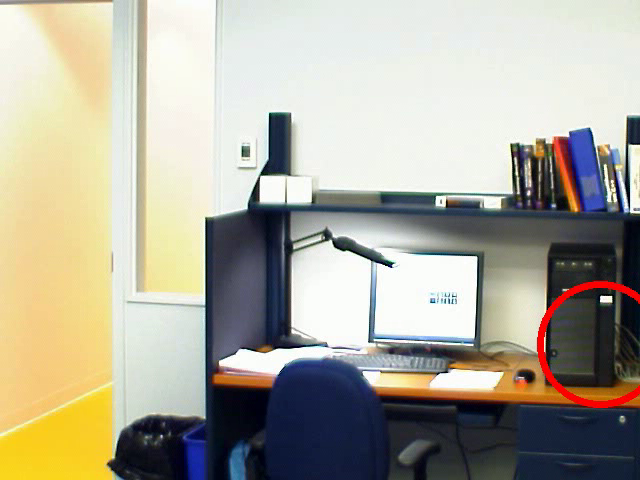
#> input picture frame 10 of BoyMotion(RaziehSahsavar-MaryamBayatzadeh-SalarRezaei).avi, 640 x 480 px, given in place of TrackingVideo.avi, which was not available
$ python 'ImageProcessingExam2022(Shahsavar-Bayatzadeh-Rezaei).py'
#> lines starting #> are read from the running program, lines starting #| are printed output that depends on the picture; pictures that were not available may be replaced by others from this repository, and a replacement may not be noted

#Bishop's Universirty
#Image Processing (Winter2022)-Dr Dorra Riahi
#                                Members
#Razieh Shahsavar(002341606)   -    Maryam Bayatzadeh(002338161)  -   Salar Rezaei

# importing libraries
import cv2

# Create a VideoCapture object and read from input file
cap = cv2.VideoCapture('D:\\Razieh\\ImageProcessing2022\\TrackingVideo.avi')

# Capture frame-by-frame in count of 10 frame
for i in range(10):
    # [return `false` to 'success' parameter ,if no frames has been grabbed] and  [image the video frame is returned here to 'frame' parameter]
    success,frame = cap.read()
#> this loop made 10 passes
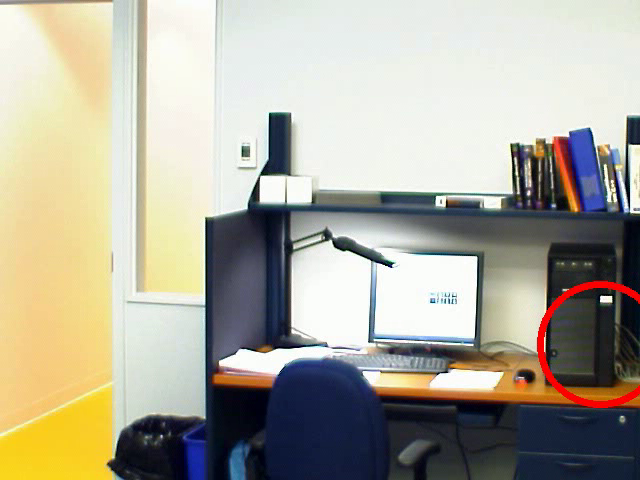
#> input picture frame 10 of BoyMotion(RaziehSahsavar-MaryamBayatzadeh-SalarRezaei).avi, 640 x 480 px, given in place of TrackingVideo.avi, which was not available
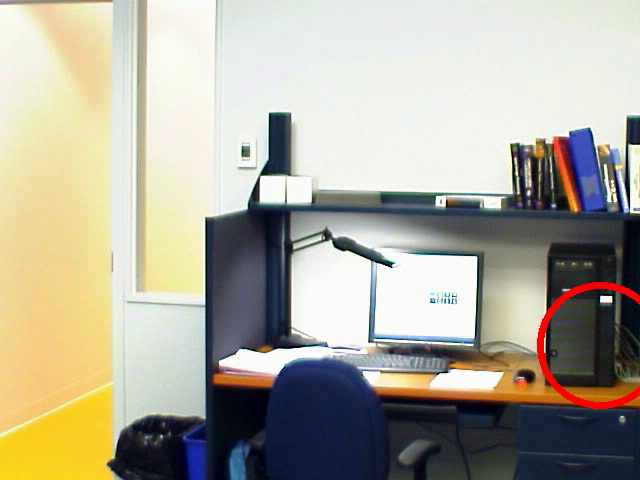
#> input picture frame 11 of BoyMotion(RaziehSahsavar-MaryamBayatzadeh-SalarRezaei).avi, 640 x 480 px, given in place of TrackingVideo.avi, which was not available

#if there is no frame,exit
if not success:
    exit(1)
#return number of pixel of height and width of frame of video (480,640)
frame_h,frame_w = frame.shape[:2]
#> frame_h = 480; frame_w = 640
size = (frame_h,frame_w)
#> size = (480, 640)

#define area of window track base on the frame_width and frame_height and the start point of detection(x,y) in the video
w =frame_w//5
#> w = 128
h =frame_h//5
#> h = 96
x =600
y =320
# I have manually calculated the initial position as meanshift itself would be unable to do.
track_window = (x,y,w,h)
#> track_window = (600, 320, 128, 96)

#We use color histograms for object tracking in images, such as with the CamShift algorithm.
#"roi" is the image that we want to compute a histogram for.
roi =frame[y:y+h, x-w:x]
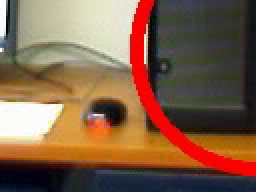
#> roi: shape (96, 128, 3) (shown 2 times larger); mean B, G, R 71.9, 96.3, 129.2

#Hence we would like to convert the RGB colorspace to HSV. The hue component of HSV model helps
# us in understanding the color of objects,so we  use ".cvtColor()"
hsv_roi = cv2.cvtColor(roi,cv2.COLOR_BGR2HSV)
#> hsv_roi: shape (96, 128, 3); mean H, S, V 45, 113.4, 133.4

#If a mask is provided, a histogram will be computed for masked pixels only. If we do not have a
# mask or do not want to apply one, we can just provide a value of None.
mask = None

#We us the cv2.calcHist function to build our histograms
#{"[0]" shows channels: A list of indexes, where we specify the
# index of the channel we want to compute a histogram for. To
# compute a histogram of a grayscale image, the list would be [0]}
#{"[180]"This is the number of bins we want to use when computing a histogram. Again,this
# is a list, one for each channel we are computing a histogram for.}
#"[0,180]" are The range of possible pixel values, hence we are using color space (HSV) the range is between 0,180
roi_hist = cv2.calcHist([hsv_roi], [0], mask, [180], [0,180])
#> roi_hist = 180 values, max 808 at index 0, min 0 at index 57, mean 68.27

#we are simply dividing the raw frequency counts for each bin of the histogram by the Normalizing
cv2.normalize(roi_hist,roi_hist,0,255,cv2.NORM_MINMAX)

# Setup the termination criteria, either 10 iteration or move by atleast 1 pt
term_criteria =(cv2.TERM_CRITERIA_COUNT | cv2.TERM_CRITERIA_EPS,10,1)

# "Forcc" set the  code of codec(example:mp4v) used to compress the frames.
fourcc = cv2.VideoWriter_fourcc(*'mp4v')

#set name of the output video file.To save image sequence use a proper filename
#"10" is Framerate of the created video stream.
#"cap.get(3)" is Size of the video frames.
#"ap.get(4)" isColor
result = cv2.VideoWriter('BoyMotion(RaziehSahsavar-MaryamBayatzadeh-SalarRezaei).avi',fourcc,10,(int(cap.get(3)),int(cap.get(4))))

true,frame = cap.read()
while true:
    hsv =cv2.cvtColor(frame,cv2.COLOR_BGR2HSV)
#> hsv: shape (480, 640, 3); mean H, S, V 59, 64.9, 183.2

    #Back Projection is a way of recording how well the pixels of a given image fit the distribution of pixels in a histogram model.
    #To make it simpler: For Back Projection, you calculate the histogram model of a feature and then use it to find this feature in an image.
    back_project = cv2.calcBackProject([hsv], [0],roi_hist, [0,180],1)
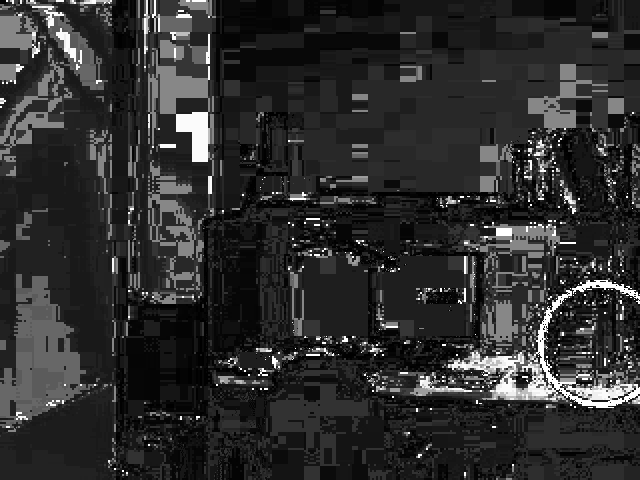
#> back_project: shape (480, 640); min 0, max 255, mean 45.6

    #o use meanshift in OpenCV, first we need to setup the target, find its histogram so that we can backproject the target on each frame for
    # calculation of meanshift. We also need to provide an initial location of window. For histogram, only Hue is considered here(that we implemented in the befor lines)
    num_iters,track_window = cv2.meanShift(back_project,track_window,term_criteria)
#> num_iters = 10; track_window = (590, 338, 40, 96)

    x,y,w,h = track_window
#> x = 590; y = 338; w = 40

    #draw circle around the image_tracker
    cv2.circle(frame,(x,y+5),60,(0,0,255),6)
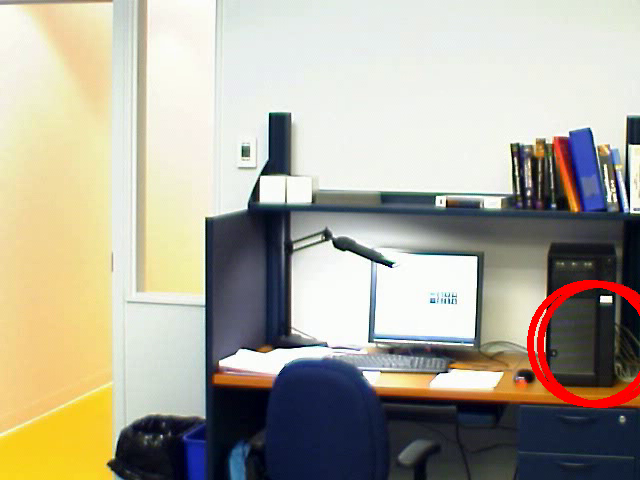
#> frame: shape (480, 640, 3); mean B, G, R 154.9, 169.6, 174.5
    # cv2.imshow('back-projection',back_project)

    #show the output image that is tracked
    cv2.imshow('meanshift', frame)
    result.write(frame)

    #condition for exit the run
    k = cv2.waitKey(50)
#> (key Esc is pressed here)
    if k == 27:
        break
    if k == ord('p'):
        cv2.waitKey(-1)

    true,frame = cap.read()

$ run again, starting later in the video
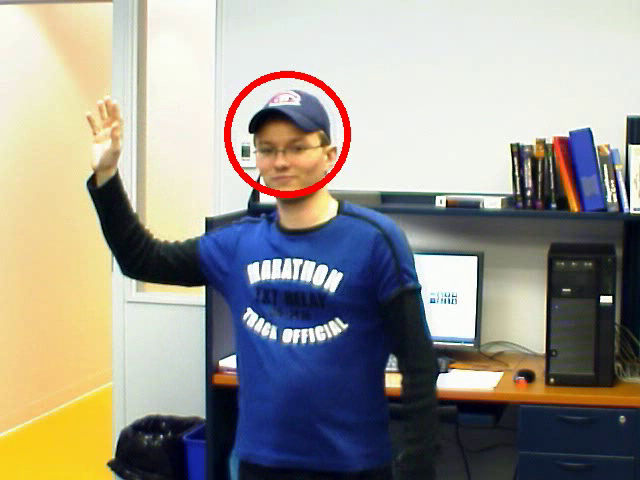
#> input picture frame 45 of BoyMotion(RaziehSahsavar-MaryamBayatzadeh-SalarRezaei).avi, 640 x 480 px, given in place of TrackingVideo.avi, which was not available
#> the loop `for i in range(10): # [return `false` to 'success' parameter ,if no fr..` made 10 passes
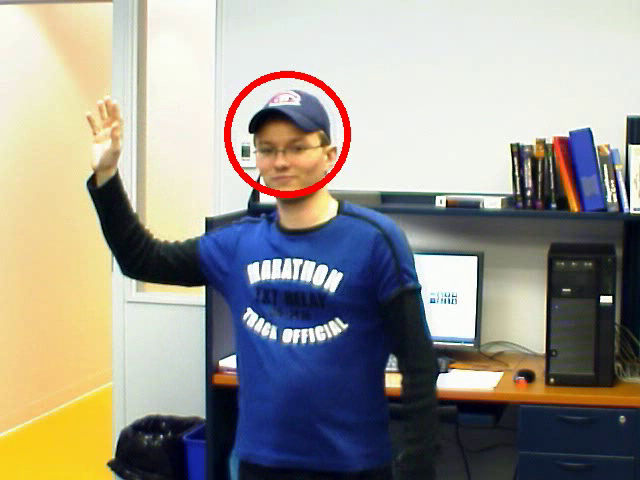
#> input picture frame 45 of BoyMotion(RaziehSahsavar-MaryamBayatzadeh-SalarRezaei).avi, 640 x 480 px, given in place of TrackingVideo.avi, which was not available
#> hsv_roi: shape (96, 128, 3); mean H, S, V 44.3, 104.9, 126.7
#> roi_hist = 180 values, max 1000 at index 17, min 0 at index 49, mean 68.27
#> hsv: shape (480, 640, 3); mean H, S, V 67.9, 71, 164.2
#> `back_project = cv2.calcBackProject([hsv], [0],roi_hist, [0,180],1)`:
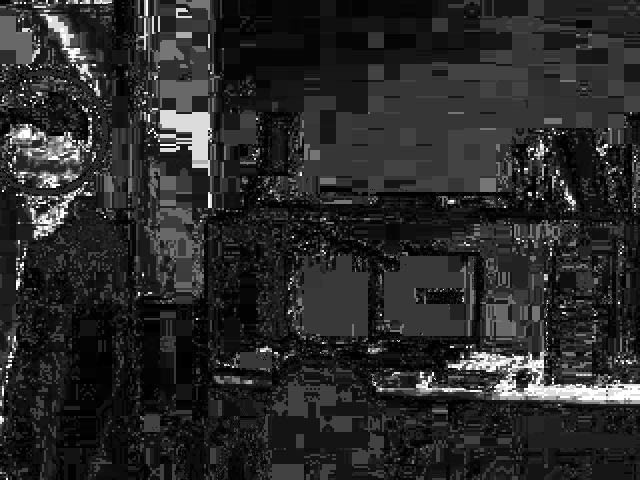
#> back_project: shape (480, 640); min 0, max 255, mean 41.8
#> `num_iters,track_window = cv2.meanShift(back_project,track_window,term_..`: num_iters = 3; track_window = (600, 338, 40, 96)
#> `x,y,w,h = track_window`: x = 600; y = 338; w = 40
#> `cv2.circle(frame,(x,y+5),60,(0,0,255),6)`:
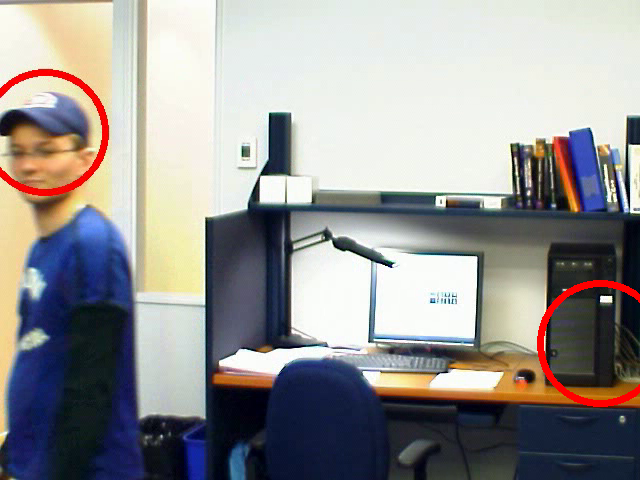
#> frame: shape (480, 640, 3); mean B, G, R 147.6, 148.6, 150.4

$ run again, starting later in the video
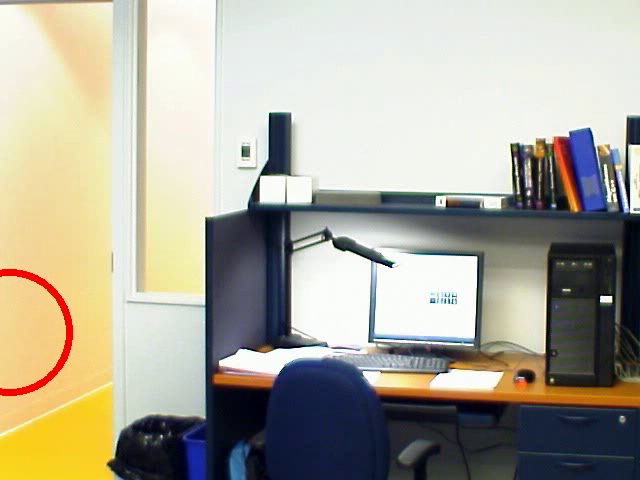
#> input picture frame 80 of BoyMotion(RaziehSahsavar-MaryamBayatzadeh-SalarRezaei).avi, 640 x 480 px, given in place of TrackingVideo.avi, which was not available
#> the loop `for i in range(10): # [return `false` to 'success' parameter ,if no fr..` made 10 passes
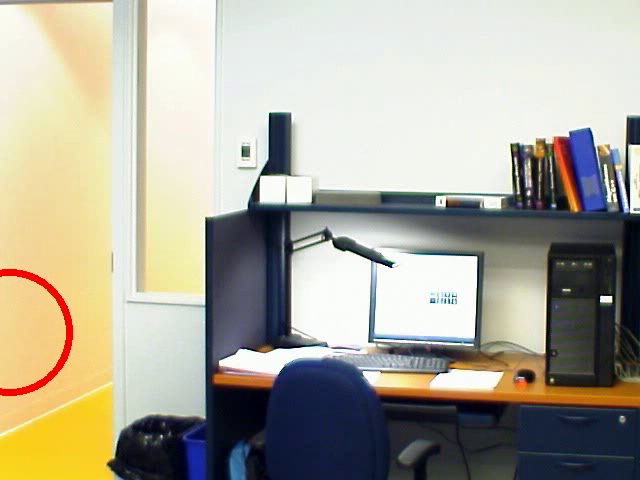
#> input picture frame 80 of BoyMotion(RaziehSahsavar-MaryamBayatzadeh-SalarRezaei).avi, 640 x 480 px, given in place of TrackingVideo.avi, which was not available
#> hsv_roi: shape (96, 128, 3); mean H, S, V 45.4, 105, 127.4
#> roi_hist = 180 values, max 905 at index 17, min 0 at index 48, mean 68.27
#> hsv: shape (480, 640, 3); mean H, S, V 58.8, 64.4, 182.4
#> `back_project = cv2.calcBackProject([hsv], [0],roi_hist, [0,180],1)`:
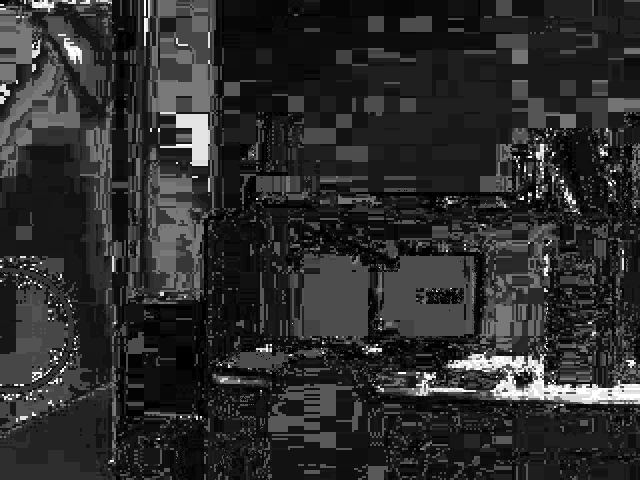
#> back_project: shape (480, 640); min 0, max 255, mean 44.9
#> `num_iters,track_window = cv2.meanShift(back_project,track_window,term_..`: num_iters = 5; track_window = (600, 338, 40, 96)
#> `x,y,w,h = track_window`: x = 600; y = 338; w = 40
#> `cv2.circle(frame,(x,y+5),60,(0,0,255),6)`:
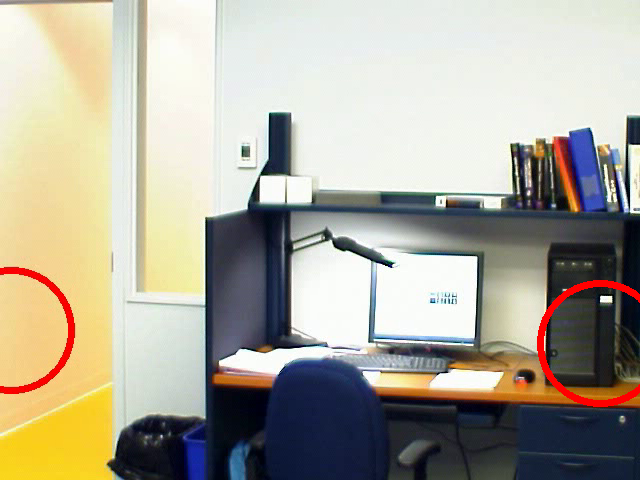
#> frame: shape (480, 640, 3); mean B, G, R 154.6, 169.1, 174
